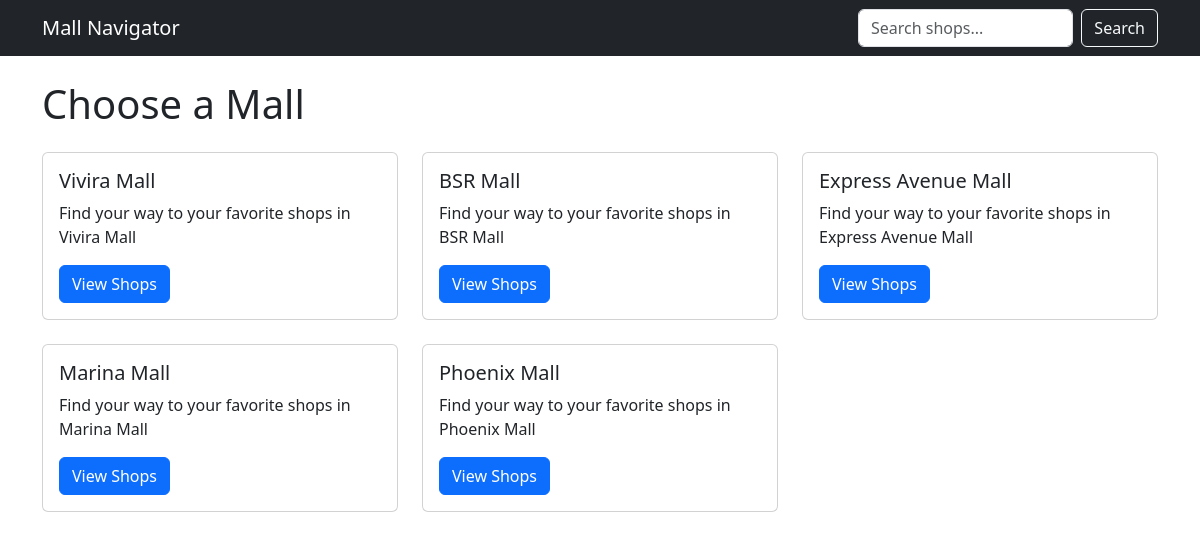
The page / on the database its author committed.
### app.py (models this page shows)
class Mall(db.Model):
    id = db.Column(db.Integer, primary_key=True)
    name = db.Column(db.String(100), nullable=False)
    address = db.Column(db.String(200), nullable=True)
    parking_info = db.Column(db.String(200), nullable=True)
    food_court_location = db.Column(db.String(200), nullable=True)
    food_court_hours = db.Column(db.String(100), nullable=True)
    contact_number = db.Column(db.String(20), nullable=True)
    email = db.Column(db.String(100), nullable=True)
    website = db.Column(db.String(200), nullable=True)
    shops = db.relationship('Shop', backref='mall', lazy=True)

### app.py (the view)
@app.route('/')
def index():
    try:
        malls = Mall.query.all()
        logger.info(f"Found {len(malls)} malls")
        for mall in malls:
            shops = Shop.query.filter_by(mall_id=mall.id).all()
            logger.info(f"Mall {mall.name} has {len(shops)} shops")
        return render_template('index.html', malls=malls)
    except Exception as e:
        logger.error(f"Error in index route: {str(e)}")
        return str(e), 500

### templates/index.html (shortened to what this page needs)
{% extends "base.html" %}  {% block content %}
<h1 class="mb-4">Choose a Mall</h1>
<div class="row">
  {% for mall in malls %}
  <div class="col-md-4 mb-4">
    <div class="card mall-card">
      <div class="card-body">
        <h5 class="card-title">{{ mall.name }}</h5>
        <p class="card-text">
          Find your way to your favorite shops in {{ mall.name }}
        </p>
        <a
          href="{{ url_for('mall_shops', mall_id=mall.id) }}"
          class="btn btn-primary"
          >View Shops</a
        >
      </div>
    </div>
  </div>
  {% endfor %}
</div>
{% endblock %}

### templates/base.html (style rules this page uses)
.mall-card { transition: transform 0.2s; }

### rows shown on the page
Mall: name "Vivira Mall"
Mall: name "BSR Mall"
Mall: name "Express Avenue Mall"
Mall: name "Marina Mall"
Mall: name "Phoenix Mall"
